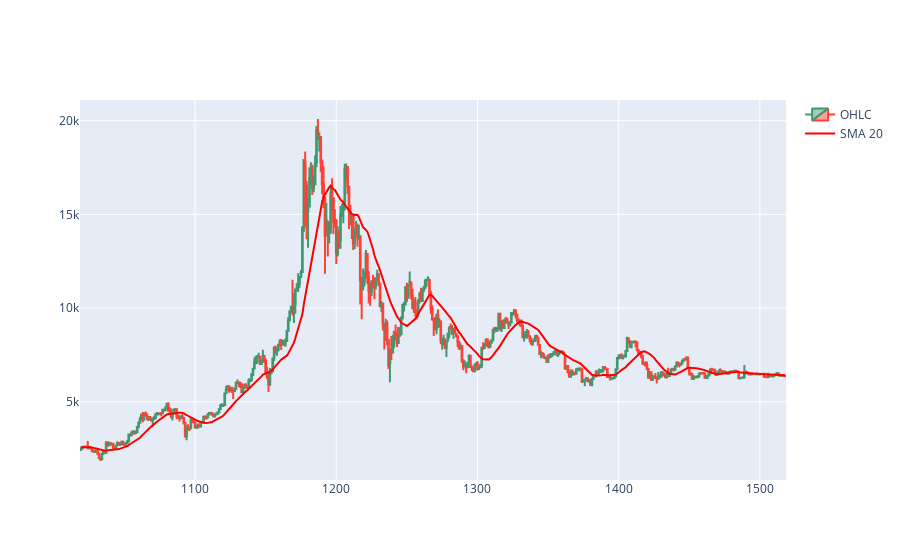

The code cell stored with this chart in its notebook:
### Code cell
dfpl = df[1000:1500]

fig = go.Figure(
    data = [
        go.Candlestick(
            x = dfpl.index,
            open = dfpl.Open,
            high = dfpl.High,
            low = dfpl.Low,
            close = dfpl.Close,
            name = 'OHLC'
        )
    ]
)

fig.add_trace(
    go.Scatter(
        x = dfpl.index,
        y = dfpl['SMA_20'],
        mode = 'lines',
        line = dict(color='red'),
        name = 'SMA 20'
    )
)

fig.update_layout(xaxis_rangeslider_visible=False)
fig.show()

### Figure 1 — Plotly figure (JSON) as saved in the notebook; plotly's stock layout.template omitted (floating-point values rounded to 4 significant figures; data arrays with more than 128 entries replaced by an {"elided": "..."} marker saying what was removed)
{"data": [{"close": {"elided": "500 float values"}, "high": {"elided": "500 float values"}, "low": {"elided": "500 float values"}, "name": "OHLC", "open": {"elided": "500 float values"}, "type": "candlestick", "x": {"elided": "500 int values"}}, {"line": {"color": "red"}, "mode": "lines", "name": "SMA 20", "type": "scatter", "x": {"elided": "500 int values"}, "y": {"elided": "500 float values"}}], "layout": {"xaxis": {"rangeslider": {"visible": false}}}}
